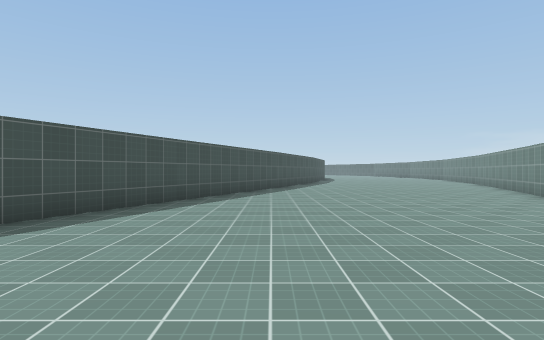
View 1 (above)

16 first-person views from a walk through a scene from a Unity 3-D project. The camera is 1.4 m above the floor, looks level and sees 80° across. The floor is counted in squares, 2 m on a side. Each view is taken from the middle of a square. On the plan, view 1 faces up. The plan holds only what a view shows up to about 10 squares ahead; the rest is blank. The place goes on beyond the plan. Some surface patterns are stand-ins.

View 2
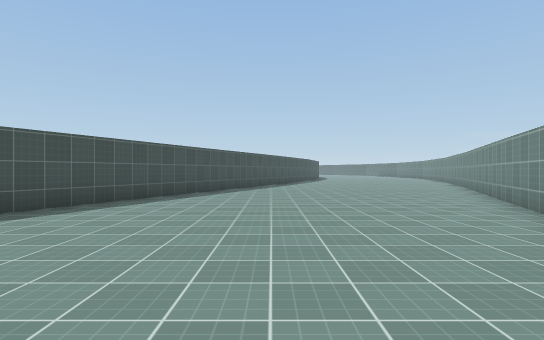

View 3
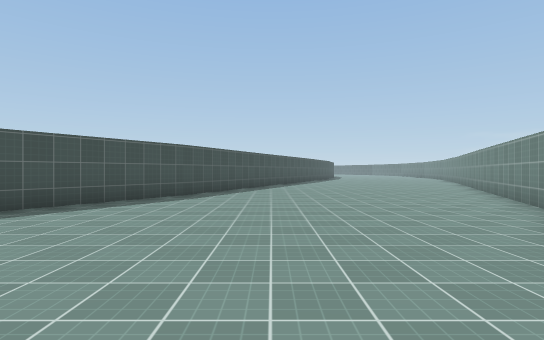

View 4
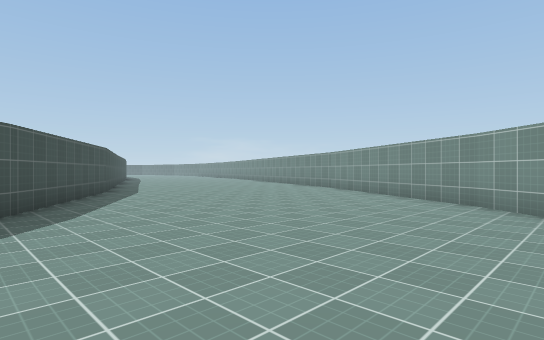

View 5
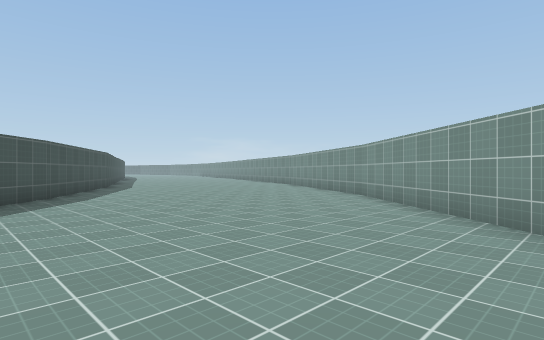

View 6
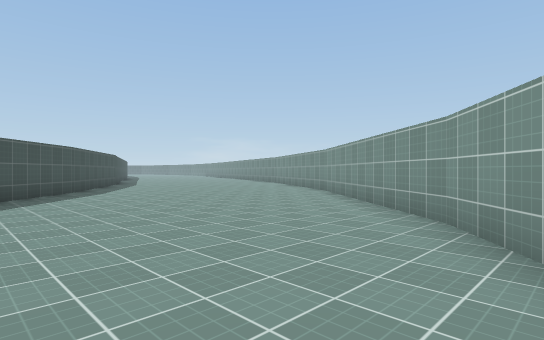

View 7
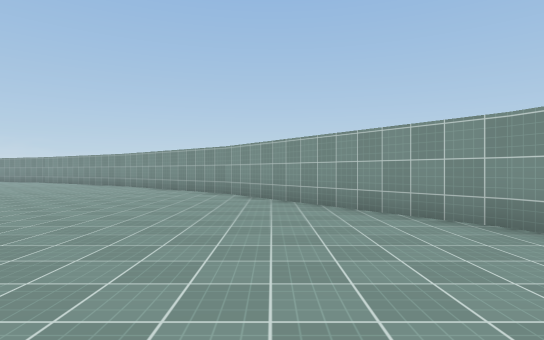

View 8
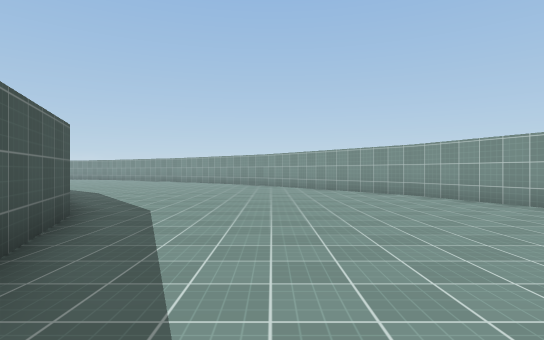

View 9
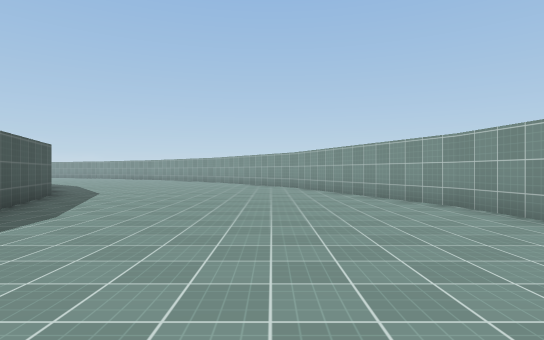

View 10
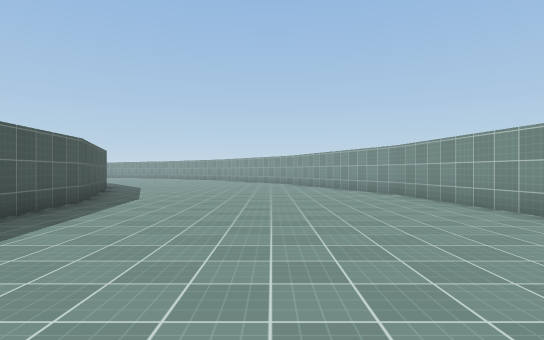

View 11
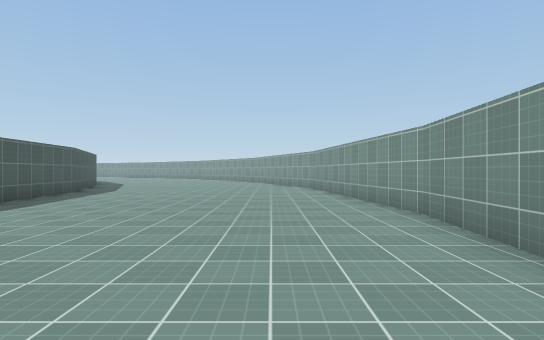

View 12
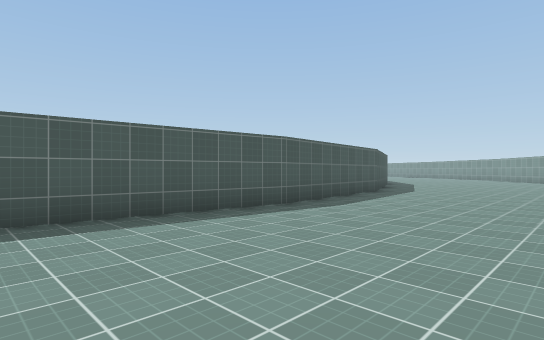

View 13
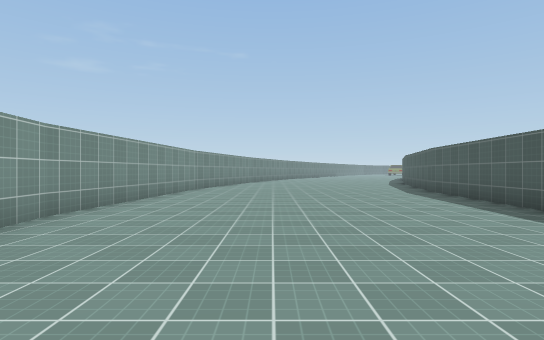

View 14
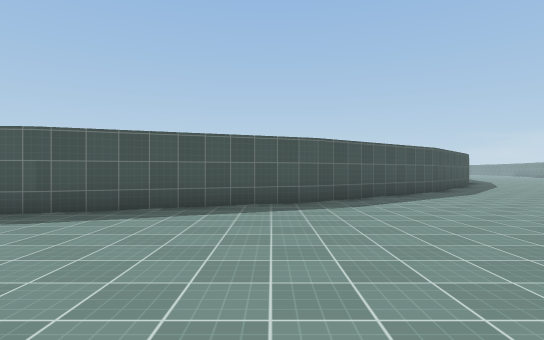

View 15
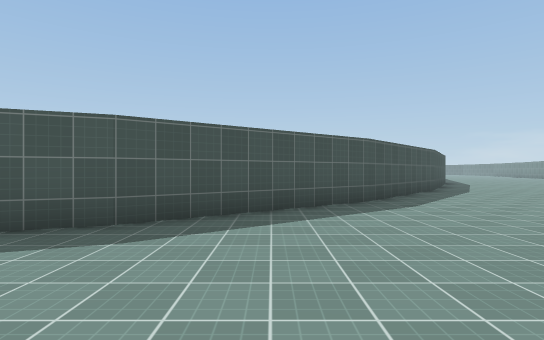

View 16
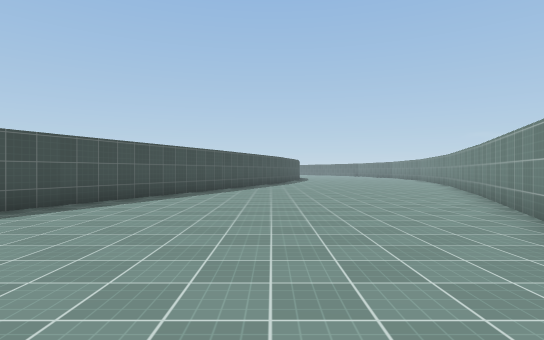

### Floor plan
Points are (right, up) in squares from view 1. A wall is a line through its corners. A room is listed if a view was taken in it or the views show most of it. See-through windows are left out.
Room 1 (views 1, 2, 3, 4, 5, 6, 7, 8, 9, 10, 11, 12, 13, 14, 15, 16)
walls: (-7.2, -2.6) (-10.8, -6.8) (-15, -9.9); (-14.9, -9.9) (-19.8, -11.8); (-5.4, -12.7) (-0.8, -7.3); (-0.9, -7.4) (1.2, -4); (-11.1, -16.9) (-5.3, -12.6); (-4.4, 2) (-7.4, -2.8); (-19.7, -11.8) (-25, -12.4); (2.8, -1.2) (8.2, 11); (-17.8, -19.6) (-11, -16.8); (-24.9, -12.4) (-30, -11.9); (-24.9, -20.4) (-17.8, -19.5); (-0.6, 11.1) (-4.5, 1.9); (-30, -19.9) (-24.8, -20.4)

Where each view was taken, in squares from view 1:
view 1: 0 up, 0 right, facing up
view 2: 3 down, 0 right, facing up
view 3: 7 down, 2 left, facing up
view 4: 9 down, 8 left, facing up-right
view 5: 12 down, 9 left, facing up-right
view 6: 14 down, 10 left, facing up-right
view 7: 14 down, 15 left, facing right
view 8: 13 down, 20 left, facing right
view 9: 16 down, 24 left, facing right
view 10: 16 down, 27 left, facing right
view 11: 18 down, 30 left, facing right
view 12: 17 down, 30 left, facing up-right
view 13: 17 down, 20 left, facing left
view 14: 17 down, 16 left, facing up
view 15: 14 down, 13 left, facing up
view 16: 1 up, 2 right, facing up
